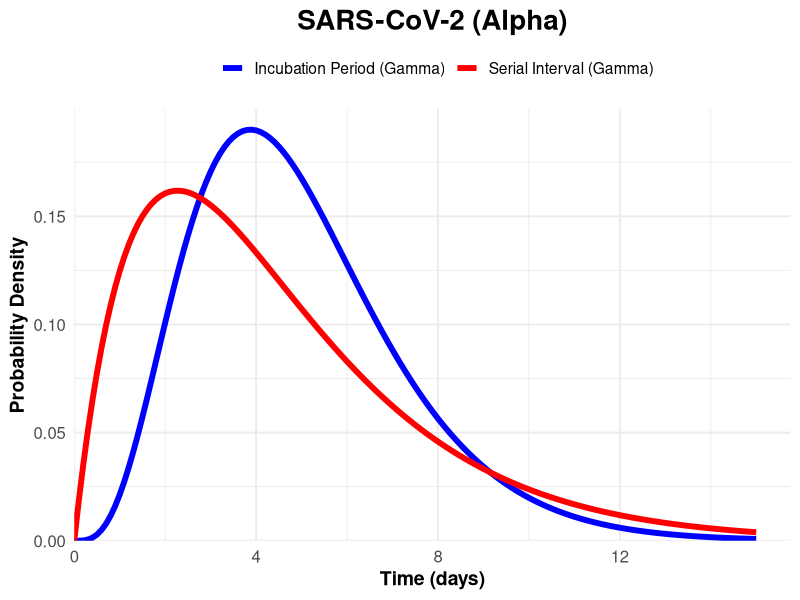

The R source for this figure:

library(ggplot2)
library(stats)

# Parameters for the incubation period (Gamma)
# Galmiche et al. 2023 
# https://www.thelancet.com/journals/lanmic/article/PIIS2666-5247(23)00005-8/fulltext
incubation_mean <- 4.96
incubation_sd <- 2.32
incubation_variance <- incubation_sd^2
incubation_shape <- (incubation_mean^2) / incubation_variance
incubation_rate <- incubation_mean / incubation_variance

# Parameters for the serial interval (Gamma)
# Heiden and Buchholz 2022
# https://www.ncbi.nlm.nih.gov/pmc/articles/PMC9530378/#:~:text=The%20mean%20serial%20interval%20dropped,Omicron%20circulation%20(Table%201).
serial_mean <- 4.5
serial_shape <- 2.0
serial_rate <- 0.44

# Probability Density Functions
incubation_pdf <- function(x) dgamma(x, shape = incubation_shape, rate = incubation_rate)
serial_pdf <- function(x) dgamma(x, shape = serial_shape, rate = serial_rate)

# Calculate intersection point and pre-symptomatic transmission
intersection <- uniroot(function(x) incubation_pdf(x) - serial_pdf(x), lower = 0.01, upper = 3)$root
pre_symptomatic <- (pgamma(intersection, shape = serial_shape, rate = serial_rate) - 
                      pgamma(intersection, shape = incubation_shape, rate = incubation_rate)) * 100

cat("Percentage of pre-symptomatic transmission:", pre_symptomatic, "%\n")


# Visualization
time_range <- seq(0, 15, by = 0.1)
incubation_values <- incubation_pdf(time_range)
serial_values <- serial_pdf(time_range)

# Combine data for plotting
plot_data <- data.frame(
  Time = rep(time_range, 2),
  PDF = c(incubation_values, serial_values),
  Type = rep(c("Incubation Period (Gamma)", "Serial Interval (Gamma)"), each = length(time_range))
)

# Plot
ggplot(plot_data, aes(x = Time, y = PDF, color = Type)) +
  geom_line(size = 2.0) +
  scale_color_manual(values = c("Incubation Period (Gamma)" = "blue", "Serial Interval (Gamma)" = "red")) +
  labs(
    title = "SARS-CoV-2 (Alpha)",
    x = "Time (days)",
    y = "Probability Density",
    color = ""
  ) +
  theme_minimal(base_size = 14) +
  theme(
    plot.title = element_text(face = "bold", size = 20, hjust = 0.5),
    legend.position = "top",
    axis.title = element_text(face = "bold"),
    axis.text = element_text(size = 12)
  ) +
  scale_x_continuous(expand = expansion(mult = c(0, 0.05))) +
  scale_y_continuous(expand = expansion(mult = c(0, 0.05)))
